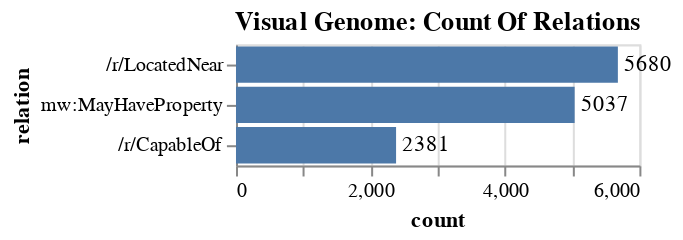

The code cell stored with this chart in its notebook:
### Code cell
bar_chart(datasets[3], 'count', 'relation', title="Visual Genome: Count Of Relations", width=200)

### Figure 1 — Vega-Lite specification as saved in the notebook (floating-point values rounded to 4 significant figures)
{"config": {"view": {"continuousWidth": 400, "continuousHeight": 300}}, "layer": [{"mark": "bar", "encoding": {"x": {"type": "quantitative", "field": "count"}, "y": {"type": "nominal", "field": "relation", "sort": "-x"}}, "title": "Visual Genome: Count Of Relations", "width": 200}, {"mark": {"type": "text", "align": "left", "baseline": "middle", "dx": 3}, "encoding": {"text": {"type": "quantitative", "field": "count"}, "x": {"type": "quantitative", "field": "count"}, "y": {"type": "nominal", "field": "relation", "sort": "-x"}}, "title": "Visual Genome: Count Of Relations", "width": 200}], "data": {"name": "data-6b33f1418c0533a861516cd53d6b677a"}, "$schema": "https://vega.github.io/schema/vega-lite/v4.8.1.json", "datasets": {"data-6b33f1418c0533a861516cd53d6b677a": [{"relation": "/r/LocatedNear", "count": 5680}, {"relation": "mw:MayHaveProperty", "count": 5037}, {"relation": "/r/CapableOf", "count": 2381}]}}
